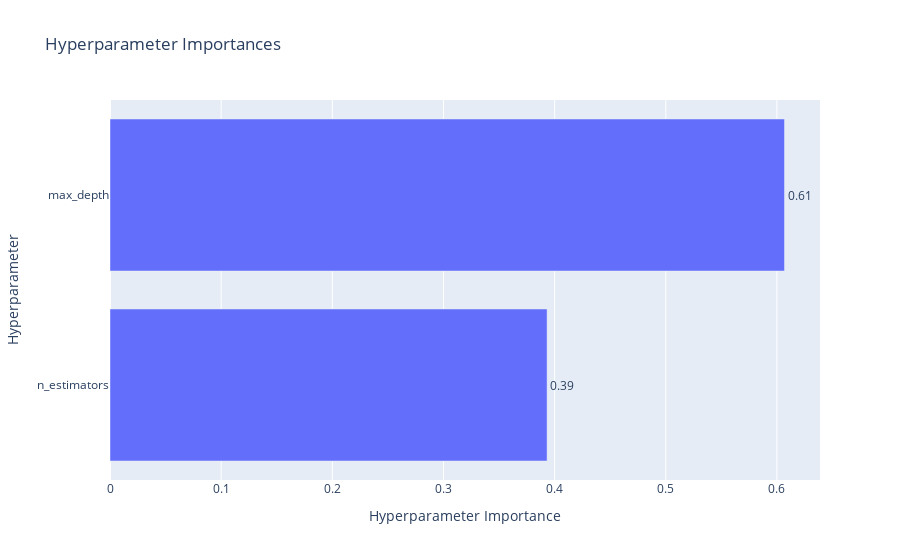

Here is the notebook cell this chart was saved with:
### Code cell
# 5) Parameter Importances - Shows the importance of each hyperparameter
plot_param_importances(study).show()

### Figure 1 — Plotly figure (JSON) as saved in the notebook; plotly's stock layout.template omitted (floating-point values rounded to 4 significant figures)
{"data": [{"cliponaxis": false, "hovertemplate": ["n_estimators (IntDistribution): 0.39320848523721424<extra></extra>", "max_depth (IntDistribution): 0.6067915147627857<extra></extra>"], "name": "Objective Value", "orientation": "h", "text": ["0.39", "0.61"], "textposition": "outside", "type": "bar", "x": [0.3932, 0.6068], "y": ["n_estimators", "max_depth"]}], "layout": {"title": {"text": "Hyperparameter Importances"}, "xaxis": {"title": {"text": "Hyperparameter Importance"}}, "yaxis": {"title": {"text": "Hyperparameter"}}}}
